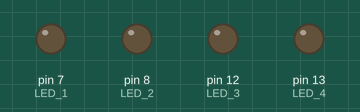
Simulated run of this sketch. Board: Arduino Uno, built with avr-gcc and run on an emulated ATmega328P. On the bench: output pins drawn as LEDs (lit = HIGH).

Above: at 0.5 s.
At 2.5 s:
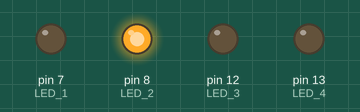
At 4.5 s:
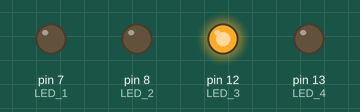
At 8.5 s:
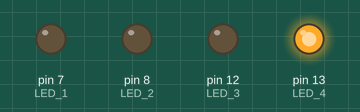
At 12.5 s:
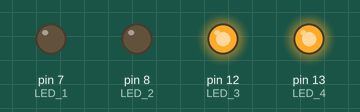
At 16.0 s:
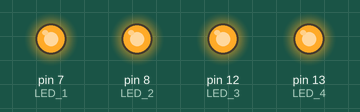
Timing chart, 0 to 19.6 s (numbered marks = the images above):
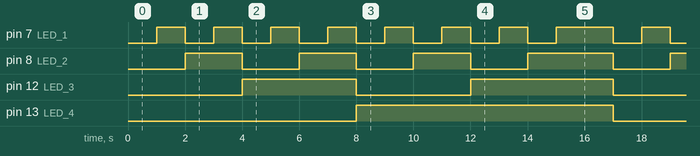

Measured:
- by itself, pin 7 (LED_1): repeats every 17.0 s: 6 × (LOW 1.0 s, HIGH 1.0 s), LOW 1.0 s, HIGH 2.0 s, LOW 1.0 s, HIGH 1.0 s
- by itself, pin 8 (LED_2): repeats every 17.0 s: 2 × (LOW 2.0 s, HIGH 2.0 s), LOW 2.0 s, HIGH 3.0 s, LOW 2.0 s, HIGH 2.0 s
- by itself, pin 12 (LED_3): LOW → HIGH at 4.0 s, → LOW 4.0 s later, → HIGH 4.0 s later, → LOW 5.0 s later, … (9 changes in this stretch)
- by itself, pin 13 (LED_4): alternates HIGH for 9.0 s and LOW for 8.0 s

The sketch:

fantabulous_densor_vihelmo1__1_.ino
```cpp
const int LED_1=7;
const int LED_2=8;
const int LED_3=12;
const int LED_4=13;

int count=0;
int i=1;

void setup()
{
  pinMode(LED_1, OUTPUT);
  pinMode(LED_2, OUTPUT);
  pinMode(LED_3, OUTPUT);
  pinMode(LED_4, OUTPUT);
}
//LED_2==>2
//LED_1==>1
//LED_3==>4
//LED_4==>8

void loop()
{
    if(count<16){
      i=1;

      if((count & i)>0){
      	digitalWrite(LED_1,HIGH);
      }
      else{
        digitalWrite(LED_1,LOW);
      }

      if((count & i<<1)>0){
      	digitalWrite(LED_2,HIGH);
      }
      else{
        digitalWrite(LED_2,LOW);
      }

      if(count & i<<2){
      	digitalWrite(LED_3,HIGH);
      }
      else{
        digitalWrite(LED_3,LOW);
      }

      if(count & i<<3){
      	digitalWrite(LED_4,HIGH);
      }
      else{
        digitalWrite(LED_4,LOW);
      }
    count++;
  }else{
     count=0;
     }
  delay(1000);
}
```
